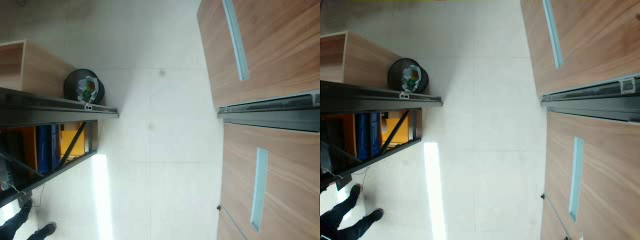
//> input picture frame 27 of disparity/my_video.avi, 640 x 240 px
$ ./main   (built with g++ and OpenCV 4)
//> lines starting //> are read from the running program, lines starting //| are printed output that depends on the picture
#include <iostream>
#include "opencv2/opencv.hpp"
#include <stdio.h>


using namespace std;
using namespace cv;


int main(int argc, char* argv[])
{

		Mat frame, gray,grayL,grayR, FGModelL,FGModelR,FGModel,depthMap;
		Mat depth_src,depth_dst,src1,src2,pFrame,xyz;
		float scale=1.0;
		int blocksize = 5;
		int max_disparity = 96;
		int SADWindowSize,numberOfDisparities;
		bool no_display;

		Rect roi1,roi2;
		// Mat Q;
		Ptr<StereoSGBM> sgbm = StereoSGBM::create(0,16,3);
		numberOfDisparities = max_disparity;
		SADWindowSize = blocksize;

		//capture devices
		cv::VideoCapture capture("/home/zlx/PassengerFlow/my_video.avi");
		capture.set(CV_CAP_PROP_FRAME_WIDTH,640);
		capture.set(CV_CAP_PROP_FRAME_HEIGHT,240);
		capture.set(CV_CAP_PROP_FPS, 25);

		if( !capture.isOpened())
				return 1;

		Mat R1, P1, R2,P2,Q;
// [13 lines of commented-out code are left out]
Mat M1 = (Mat_<double>(3,3) << 2.879822126326698e+02,0.,1.490431105310866e+02,-2.895011775957035e-04,2.880949123425465e+02,1.241572082275463e+02,0.,0.,1. );

 Mat D1 = (Mat_<double>(5,1) << -0.479832263834464,0.300422476466651,-0.115130904917736,-4.937907849755521e-04,-6.257772657892366e-04);

  Mat M2 = (Mat_<double>(3,3) << 2.862632541687390e+02,0.,1.666971878522014e+02,0.017470776722635,2.863849999104483e+02,1.408214410552361e+02,0.,0.,1.)    ;

 Mat D2 = (Mat_<double>(5,1) << -0.491506870191996,0.338811016837191,-0.161962445105546,-3.066266820583723e-04,-3.334311448508388e-04 );

 Mat R  =(Mat_<double>(3,3) <<0.999989226969027,-7.502487901587103e-05,-0.004641154722232,1.263577328885453e-04,0.999938816639971,0.011061058284742,0.004640040906232,-0.011061525569407,0.999928053748101 );
 Mat T  = (Mat_<double>(3,1) << -1.159383285341608e+02,0.027637247722756,0.240729919556705 );

		// 程序运行时间统计变量
		// the Time Statistical Variable of Program Running Time
		double time;
		double start;

		int frame_num = capture.get(cv::CAP_PROP_FRAME_COUNT);
		for(int i = 0;i < frame_num-1;++i)
		{
				capture >> pFrame;
//> pFrame is the input picture: 240 rows x 640 cols, CV_8UC3; mean B, G, R 133.4, 142.1, 137.8
				if(pFrame.empty())
						continue;
				//         nFrmNum++;
				cvtColor(pFrame,gray,CV_RGB2GRAY);
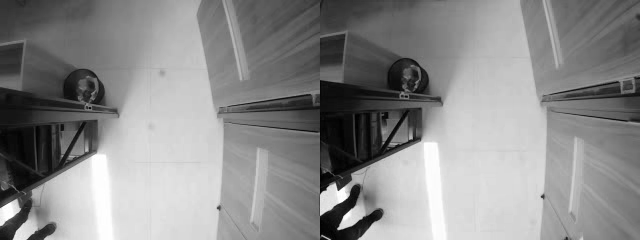
//> gray: 240 rows x 640 cols, CV_8UC1; min 0, max 255, mean 139
				src1 = gray(cv::Rect(0,0,320,240));
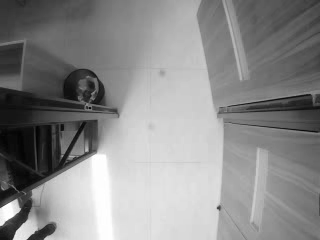
//> src1: 240 rows x 320 cols, CV_8UC1; min 2, max 255, mean 138.8
				src2 = gray(cv::Rect(320,0,320,240));
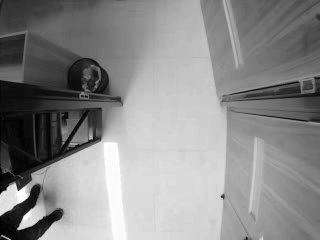
//> src2: 240 rows x 320 cols, CV_8UC1; min 0, max 255, mean 139.2


				Size img_size = src1.size();
//> img_size = Size(320, 240)


				//stereo_match
				stereoRectify( M1, D1, M2, D2, img_size, R, T, R1, R2, P1, P2, Q, CALIB_ZERO_DISPARITY, -1, img_size, &roi1, &roi2 );

				Mat map11, map12, map21, map22;
				initUndistortRectifyMap(M1, D1, R1, P1, img_size, CV_16SC2, map11, map12);
				initUndistortRectifyMap(M2, D2, R2, P2, img_size, CV_16SC2, map21, map22);

				Mat img1r, img2r;
				remap(src1, img1r, map11, map12, INTER_LINEAR);
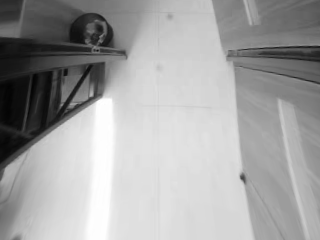
//> img1r: 240 rows x 320 cols, CV_8UC1; min 3, max 255, mean 163
				remap(src2, img2r, map21, map22, INTER_LINEAR);
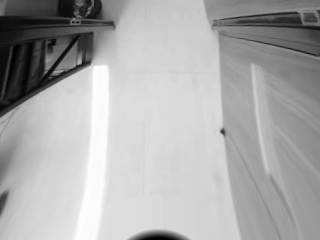
//> img2r: 240 rows x 320 cols, CV_8UC1; min 0, max 255, mean 171.1

				src1 = img1r;
				src2 = img2r;


				numberOfDisparities = numberOfDisparities > 0 ? numberOfDisparities : (( img_size.width/8) + 15) & -16;
//> numberOfDisparities = 96


				sgbm->setPreFilterCap(63);

				int sgbmWinSize = 10;
				sgbm->setBlockSize(sgbmWinSize);

				int cn = src1.channels();
//> cn = 1
				numberOfDisparities = 64;
				sgbm->setP1(8*cn*sgbmWinSize*sgbmWinSize);
				sgbm->setP2(32*cn*sgbmWinSize*sgbmWinSize);
				sgbm->setMinDisparity(0);
				sgbm->setNumDisparities(numberOfDisparities);
				sgbm->setUniquenessRatio(10);
				sgbm->setSpeckleWindowSize(100);
				sgbm->setSpeckleRange(32);
				sgbm->setDisp12MaxDiff(1);
				sgbm->setMode(StereoSGBM::MODE_SGBM);
				Mat disp, disp8;
				int64 t = getTickCount();
				sgbm->compute(src1,src2, disp);
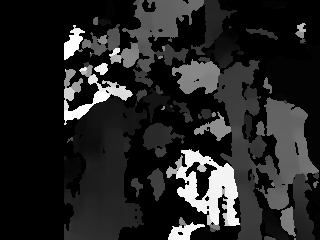
//> disp: 240 rows x 320 cols, CV_16SC1; min -16, max 1008, mean 132.5; drawn with min black and max white
				t = getTickCount() - t;
				printf("Time elapsed: %fms\n", t*1000/getTickFrequency());
				disp.convertTo(disp8, CV_8U, 255/(numberOfDisparities*16.));
				reprojectImageTo3D(disp,xyz,Q,true);
//> xyz: 240 rows x 320 cols, CV_32FC3; 5.33% of the values are NaN or infinite; the others: min -1270.1, max 10000, mean 1882.5
//> Q = [[1, 0, 0, -159], [0, 1, 0, -63.72], [0, 0, 0, 287.2], [0, 0, 0.00863, 0]]

				if( !no_display )
				{
						namedWindow("left", 1);
						imshow("left", src1);
						namedWindow("right", 1);
						imshow("right", src2);
						namedWindow("disparity", 0);
						imshow("disparity", disp8);
						namedWindow("xyz",0);
						imshow("xyz",xyz);
						printf("press any key to continue...");
						fflush(stdout);
						waitKey(10);
						printf("\n");
				}
				imshow("input", pFrame);
				int c=cvWaitKey(40);
				//exit the loop if user press "Esc"key
				if(27 == char(c))
						break;
		}
//> pass 2 of the loop `for(int i = 0;i < frame_num-1;++i)`:
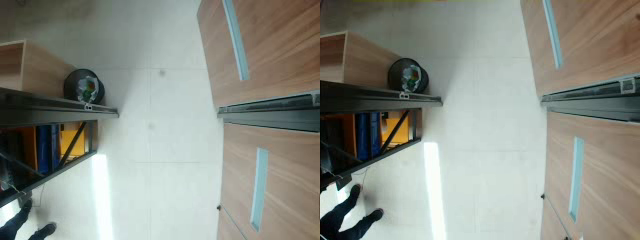
//> input picture frame 28 of disparity/my_video.avi, 640 x 240 px
//> pFrame is the input picture: 240 rows x 640 cols, CV_8UC3; mean B, G, R 133.3, 141.9, 137.8
//> `remap(src2, img2r, map21, map22, INTER_LINEAR);`:
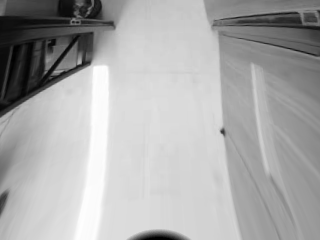
//> img2r: 240 rows x 320 cols, CV_8UC1; min 0, max 255, mean 170.7
//> `sgbm->compute(src1,src2, disp);`:
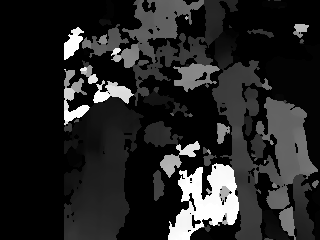
//> disp: 240 rows x 320 cols, CV_16SC1; min -16, max 1008, mean 134.5; drawn with min black and max white
//> xyz: 240 rows x 320 cols, CV_32FC3; 5.46% of the values are NaN or infinite; the others: min -1270.1, max 10000, mean 1886.5
//> pass 3 of the loop `for(int i = 0;i < frame_num-1;++i)`:
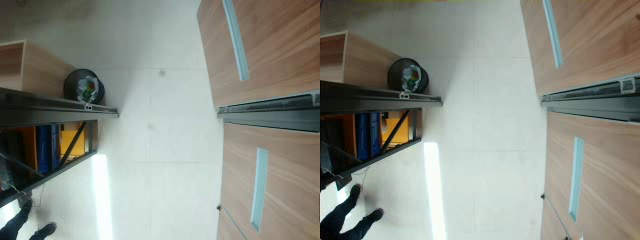
//> input picture frame 29 of disparity/my_video.avi, 640 x 240 px
//> pFrame is the input picture: 240 rows x 640 cols, CV_8UC3; mean B, G, R 133.1, 141.9, 137.7
//> `remap(src2, img2r, map21, map22, INTER_LINEAR);`:
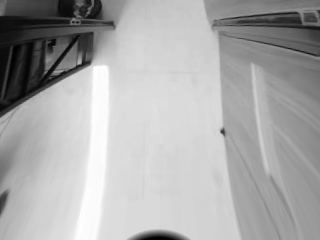
//> img2r: 240 rows x 320 cols, CV_8UC1; min 0, max 255, mean 170.2
//> `sgbm->compute(src1,src2, disp);`:
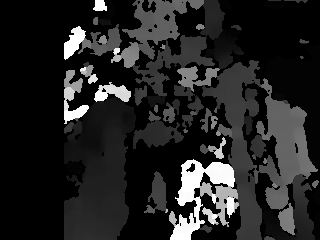
//> disp: 240 rows x 320 cols, CV_16SC1; min -16, max 1008, mean 128.7; drawn with min black and max white
//> xyz: 240 rows x 320 cols, CV_32FC3; 5.5% of the values are NaN or infinite; the others: min -1270.1, max 10000, mean 1867.5

		capture.release();
		waitKey();
		return 0;
}

$ run again, starting later in the video
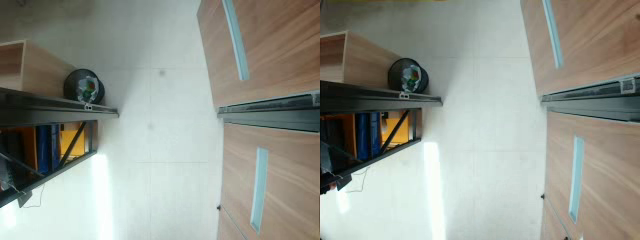
//> input picture frame 125 of disparity/my_video.avi, 640 x 240 px
//> pFrame is the input picture: 240 rows x 640 cols, CV_8UC3; mean B, G, R 141.9, 150.6, 146
//> `remap(src2, img2r, map21, map22, INTER_LINEAR);`:
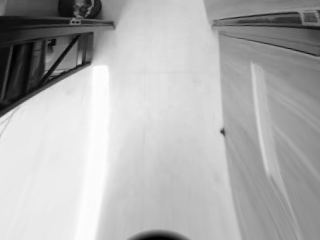
//> img2r: 240 rows x 320 cols, CV_8UC1; min 0, max 254, mean 176.6
//> `sgbm->compute(src1,src2, disp);`:
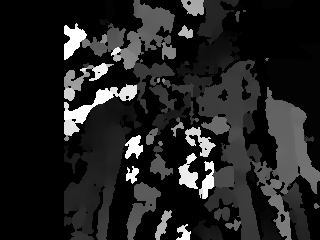
//> disp: 240 rows x 320 cols, CV_16SC1; min -16, max 1008, mean 120.6; drawn with min black and max white
//> xyz: 240 rows x 320 cols, CV_32FC3; 5.38% of the values are NaN or infinite; the others: min -1270.1, max 10000, mean 1953.5
//> Q = [[1, 0, 0, -159], [0, 1, 0, -63.72], [0, 0, 0, 287.2], [0, 0, 0.00863, 0]]
